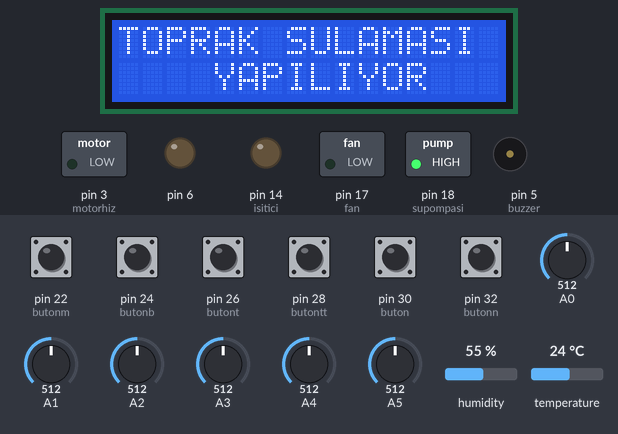
A sketch run on a simulated Arduino Mega 2560, built with avr-gcc and run on an emulated ATmega2560. Shown: 16×2 character LCD, switched loads named in the sketch (green lamp = pin HIGH), output pins drawn as LEDs (lit = HIGH), buzzer (waves = sounding, pin HIGH). The inputs (shaded band) are chosen by the test bench; at power-on: pin 22 (butonm), pin 24 (butonb), pin 26 (butont), pin 28 (butontt), pin 30 (buton), pin 32 (butonn) LOW, A4 = 512, A2 = 512, A1 = 512, A0 = 512, A3 = 512, A5 = 512, humidity 55 %, temperature 24 °C. What the sketch prints to the serial monitor is not drawn.

Above: at 2.2 s.
2.3 s: A4 set to 991
4.4 s: A4 set to 1008
6.9 s: A2 set to 989
At 8.0 s:
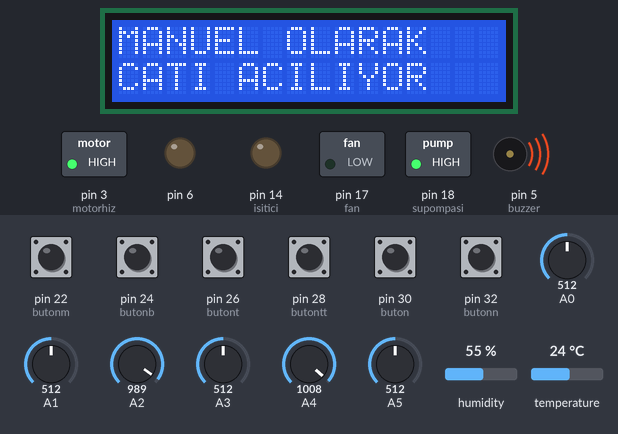
8.4 s: A2 set to 1011
At 9.6 s:
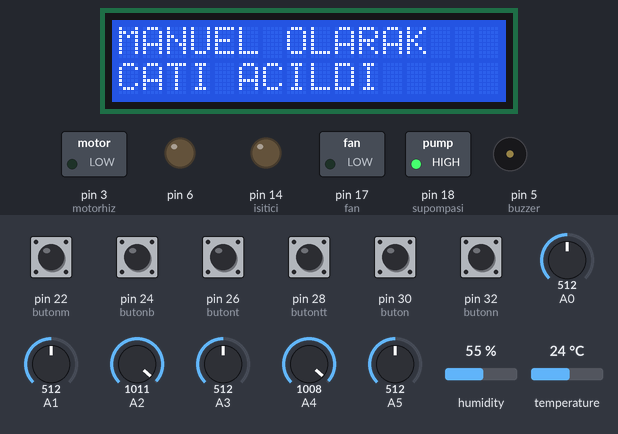
9.9 s: A4 set to 992
At 12.6 s:
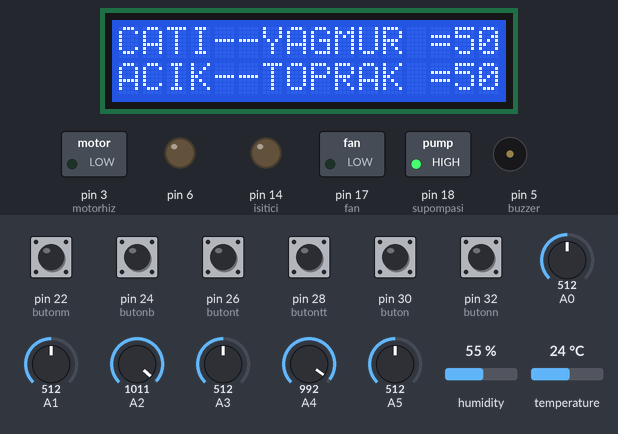
16.0 s: A1 set to 1010
At 17.12 s:
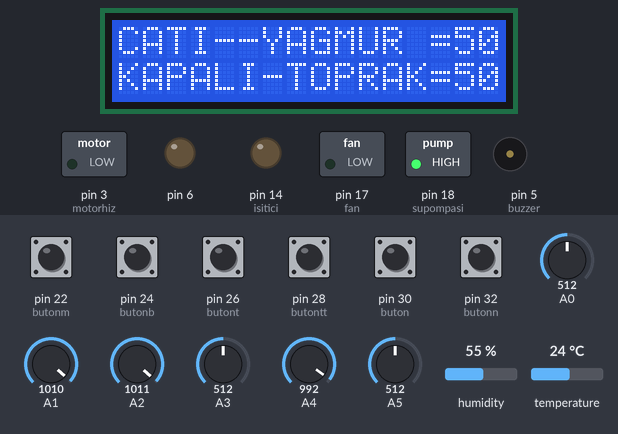
Timing chart, 0 to 19.0 s (numbered marks = the images above; inputs shaded):
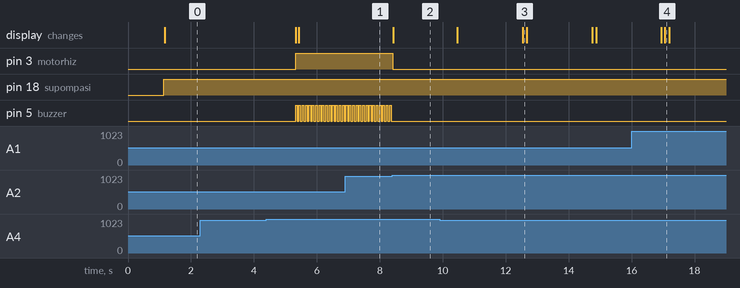

The sketch:

ak_ll__sera_otomasyonu_arduino_code_.ino
```cpp
#include <LiquidCrystal.h>
#include <dht11.h>
#define DHT11PIN 15
dht11 DHT11;

//               (Rs, E, D4, D5, D6 ,D7)
LiquidCrystal lcd(13 , 12, 11 , 10 , 9 , 8);

int motorileri = 2;
int motorhiz = 3;
int motorgeri = 4;
int buzzer = 5;
//int led = 6;
int supompasi = 18;
int toprak = 0;
int yagmur = 0;
int isitici=14;
int fan=17;

#define buton 30
#define butonn 32
#define butonm 22
#define butonb 24
#define butont 26
#define butontt 28
int i=20;
int j=28;
int x=54;

void setup() {
  pinMode(5, OUTPUT);
  pinMode(6, OUTPUT);
  pinMode(18, OUTPUT);
  pinMode(isitici,OUTPUT);
  pinMode(fan,OUTPUT);
pinMode(buton,INPUT);
 pinMode(butonn,INPUT);
 pinMode(butonm,INPUT);
 pinMode(butonb,INPUT);
 pinMode(butont,INPUT);
 pinMode(butontt,INPUT);

  Serial.begin(9600);
  lcd.begin(16, 2);
  lcd.clear();
  lcd.setCursor (0, 0);
  lcd.println("  AKILLI  SERA  ");
  lcd.setCursor (0, 1);
  lcd.println("    PROJESI     ");
  delay(1000);
}
void loop() {


  int topraksensoru = analogRead(A0);
  int kapandi = 0;
  int acildi = 0;
  int manuelac =0;
  int manuelkapa =0;
 manuelac = analogRead(A4);
 manuelkapa = analogRead(A5);

  kapandi = analogRead(A1);
  acildi = analogRead(A2);

  int yagmursensoru = analogRead(A3);
  yagmur = map(abs(yagmursensoru), 0, 1024, 0, 100);
  toprak = map(abs(topraksensoru), 0, 1024, 100, 0);
  lcd.begin(16, 2);


  if (acildi > 1000)
  {
  lcd.clear();
  lcd.setCursor (0, 0);
  lcd.print("CATI--YAGMUR =");  lcd.print(yagmur); lcd.println("           ");
  lcd.setCursor (0, 1);
  lcd.print("ACIK--TOPRAK =");  lcd.print(toprak); lcd.println("            ");

  delay (100);
  analogWrite(motorhiz, 0);
  digitalWrite(motorileri, LOW);
  digitalWrite(motorgeri, LOW);
  }
  if (kapandi > 1000)
  {
  lcd.clear();
  lcd.setCursor (0, 0);
  lcd.print("CATI--YAGMUR =");  lcd.print(yagmur); lcd.println("           ");
  lcd.setCursor (0, 1);
  lcd.print("KAPALI-TOPRAK=");  lcd.print(toprak); lcd.println("            ");

  delay (100);
  analogWrite(motorhiz, 0);
  digitalWrite(motorileri, LOW);
  digitalWrite(motorgeri, LOW);
  }

while (manuelac > 1000)
    {
      while (acildi < 1000)

      { analogWrite(motorhiz, 255);
        digitalWrite(motorileri, LOW);
        digitalWrite(motorgeri, HIGH);
        digitalWrite(buzzer, HIGH);
        delay (50);
       digitalWrite(buzzer, LOW);
        delay (50);


        lcd.clear();
        lcd.setCursor (0, 0);
        lcd.print("MANUEL OLARAK   ");
        lcd.setCursor (0, 1);
        lcd.print("CATI ACILIYOR  ");
        kapandi = analogRead(A1);
        acildi = analogRead(A2);

      }
      analogWrite(motorhiz, 0);
      digitalWrite(motorileri, LOW);
      digitalWrite(motorgeri, LOW);
      lcd.clear();
      lcd.setCursor (0, 0);
      lcd.print("MANUEL OLARAK   ");
      lcd.setCursor (0, 1);
      lcd.print("CATI ACILDI     ");
      delay (1000);
        digitalWrite(buzzer, LOW);

      manuelac = analogRead(A4);
 manuelkapa = analogRead(A5);
    }


    while (manuelkapa > 1000)
    {
      while (kapandi < 1000)
      { analogWrite(motorhiz, 255);
        digitalWrite(motorileri, HIGH);
        digitalWrite(motorgeri, LOW);
        digitalWrite(buzzer, HIGH);
        delay (50);
       digitalWrite(buzzer, LOW);
        delay (50);


        lcd.clear();
        lcd.setCursor (0, 0);
        lcd.print("MANUEL OLARAK   ");
        lcd.setCursor (0, 1);
        lcd.print("CATI KAPANIYOR  ");
        kapandi = analogRead(A1);
        acildi = analogRead(A2);
      }  digitalWrite(buzzer, LOW);
      analogWrite(motorhiz, 0);
      digitalWrite(motorileri, LOW);
      digitalWrite(motorgeri, LOW);
      lcd.clear();
      lcd.setCursor (0, 0);
      lcd.print("MANUEL OLARAK   ");
      lcd.setCursor (0, 1);
      lcd.print("CATI KAPATILDI  ");
      delay (1000);
      manuelac = analogRead(A4);
 manuelkapa = analogRead(A5);
    }


 if (toprak <= x)
    { lcd.clear();
      lcd.setCursor (0, 0);
      lcd.print("TOPRAK SULAMASI ");
      lcd.setCursor (0, 1);
      lcd.print("    YAPILIYOR   ");
      digitalWrite(supompasi, HIGH);


      //digitalWrite(led, HIGH);
      //    digitalWrite(buzzer, HIGH);

      //delay (5000);
    //  digitalWrite(supompasi, LOW);
  //    digitalWrite(buzzer, LOW);


//delay(2000);
      int topraksensoru = analogRead(A0);
      toprak = map(abs(topraksensoru), 0, 1024, 100, 0);
    }

    else
    {
      digitalWrite(supompasi, LOW);
    }


  if (yagmur > 30) // yagmur var
  {


       Serial.print("5");
      Serial.print(",");

    int kapandi = analogRead(A1);

    while (kapandi == 0)
    {
         lcd.clear();
      lcd.setCursor (0, 0);
      lcd.print("YAGMUR BASLADI. ");
      lcd.setCursor (0, 1);
      lcd.print("CATI KAPANIYOR  ");
     digitalWrite(buzzer, HIGH);
        delay (50);
       digitalWrite(buzzer, LOW);
        delay (50);
      analogWrite(motorhiz, 255);
      digitalWrite(motorileri, HIGH);
      digitalWrite(motorgeri, LOW);


      kapandi = analogRead(A1);
      acildi = analogRead(A2);
    }


  }


  if (yagmur <= 30)//yagnur yok
  {
      Serial.print("6");
      Serial.print(",");

    int acildi = analogRead(A2);

    while (acildi == 0)
    {
      lcd.clear();
      lcd.setCursor (0, 0);
      lcd.print("YAGMUR DURDU.   ");
      lcd.setCursor (0, 1);
      lcd.print("CATI ACILIYOR   ");
       digitalWrite(buzzer, HIGH);
        delay (50);
       digitalWrite(buzzer, LOW);
        delay (50);
      analogWrite(motorhiz, 255);
      digitalWrite(motorileri, LOW);
      digitalWrite(motorgeri, HIGH);


      //      digitalWrite(buzzer, HIGH);

      kapandi = analogRead(A1);
      acildi = analogRead(A2);
    }

  }
  // Bir satır boşluk bırakıyoruz serial monitörde.

  // Sensörün okunup okunmadığını konrol ediyoruz.
  // chk 0 ise sorunsuz okunuyor demektir. Sorun yaşarsanız
  // chk değerini serial monitörde yazdırıp kontrol edebilirsiniz.
  int chk = DHT11.read(DHT11PIN);

  // Sensörden gelen verileri serial monitörde yazdırıyoruz.

  Serial.print((float)DHT11.humidity, 2);
  Serial.print(",");


  Serial.print((float)DHT11.temperature, 2);
  Serial.print(",");

  Serial.print(toprak);
  Serial.print(",");


if(digitalRead(buton) == 1)
  {i++;

  }
  if(digitalRead(butonn) == 1)
  {i--;


  }
  if(digitalRead(butonm) == 1)
  {j++;

  }
  if(digitalRead(butonb) == 1)
  {j--;

  }
  if(digitalRead(butont) == 1)
  {x++;

  }
  if(digitalRead(butontt) == 1)
  {x--;


  }


Serial.print(i);
 Serial.print(",");

  Serial.print(j);
 Serial.print(",");

Serial.print(x);

 Serial.println();
 delay(2000);


  if (DHT11.temperature<=i)
  {
    digitalWrite(isitici,HIGH);
    digitalWrite(fan,LOW);


  }
  else if (DHT11.temperature>=j)
  {
    digitalWrite(isitici,LOW);
    digitalWrite(fan,HIGH);


  }
  else
  {
    digitalWrite(isitici,LOW);
    digitalWrite(fan,LOW);

  }


}
```

Measured:
- the behaviour switches between 999 and 1000 on A2 (found by bisection; images 1 and 2)
- after the input at 2.3 s, every drawn part: stays the same
- after the input at 4.4 s, pin 3 (motorhiz): LOW → HIGH after 0.92 s; pin 5 (buzzer): alternates HIGH for 0.05 s and LOW for 0.06 s, starting after 0.92 s
- after the input at 8.4 s, pin 3 (motorhiz): HIGH → LOW at once; pin 5 (buzzer): stops changing and stays LOW; the display: changes at once (image 2)
- after the input at 9.9 s, the display: first changes after 0.56 s (image 3 shows a later state)
- after the input at 16.0 s, the display: first differs from a run without the input after 1.1 s (image 4)
